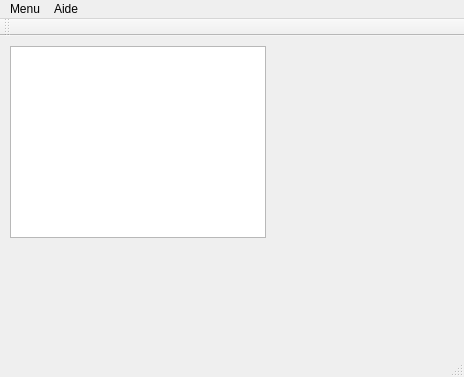
<?xml version="1.0" encoding="UTF-8"?>
<ui version="4.0">
 <class>MainWindow</class>
 <widget class="QMainWindow" name="MainWindow">
  <property name="geometry">
   <rect>
    <x>0</x>
    <y>0</y>
    <width>464</width>
    <height>377</height>
   </rect>
  </property>
  <property name="windowTitle">
   <string>MainWindow</string>
  </property>
  <widget class="QWidget" name="centralWidget">
   <widget class="QTextEdit" name="textEdit">
    <property name="geometry">
     <rect>
      <x>10</x>
      <y>10</y>
      <width>256</width>
      <height>192</height>
     </rect>
    </property>
   </widget>
   <widget class="QLabel" name="label">
    <property name="geometry">
     <rect>
      <x>320</x>
      <y>100</y>
      <width>67</width>
      <height>17</height>
     </rect>
    </property>
    <property name="text">
     <string/>
    </property>
   </widget>
  </widget>
  <widget class="QMenuBar" name="menuBar">
   <property name="geometry">
    <rect>
     <x>0</x>
     <y>0</y>
     <width>464</width>
     <height>22</height>
    </rect>
   </property>
   <widget class="QMenu" name="menuMenu">
    <property name="title">
     <string>Menu</string>
    </property>
    <widget class="QMenu" name="menuDernier_fiche_ouvrir">
     <property name="title">
      <string>Dernier fiche ouvrir</string>
     </property>
     <addaction name="action_etc_passwd"/>
     <addaction name="action_etc_group"/>
    </widget>
    <addaction name="actionOuvrir_2"/>
    <addaction name="actionQuitter"/>
    <addaction name="menuDernier_fiche_ouvrir"/>
   </widget>
   <widget class="QMenu" name="menuAide">
    <property name="title">
     <string>Aide</string>
    </property>
    <addaction name="actionAbout"/>
   </widget>
   <addaction name="menuMenu"/>
   <addaction name="menuAide"/>
  </widget>
  <widget class="QToolBar" name="mainToolBar">
   <attribute name="toolBarArea">
    <enum>TopToolBarArea</enum>
   </attribute>
   <attribute name="toolBarBreak">
    <bool>false</bool>
   </attribute>
  </widget>
  <widget class="QStatusBar" name="statusBar"/>
  <action name="actionOuvrir">
   <property name="text">
    <string>Ouvrir</string>
   </property>
  </action>
  <action name="actionQuit">
   <property name="text">
    <string>Quit</string>
   </property>
  </action>
  <action name="actionOuvrir_2">
   <property name="text">
    <string>Ouvrir</string>
   </property>
  </action>
  <action name="actionQuitter">
   <property name="text">
    <string>Quitter</string>
   </property>
  </action>
  <action name="actionAbout">
   <property name="text">
    <string>About</string>
   </property>
  </action>
  <action name="action_etc_passwd">
   <property name="text">
    <string>/etc/passwd</string>
   </property>
  </action>
  <action name="action_etc_group">
   <property name="text">
    <string>/etc/group</string>
   </property>
  </action>
 </widget>
 <layoutdefault spacing="6" margin="11"/>
 <resources/>
 <connections/>
</ui>
